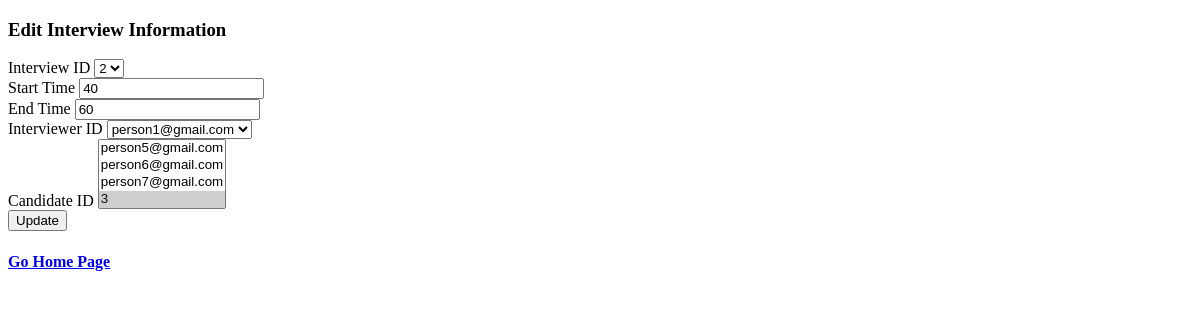
Before: /edit/2 with the older database file.
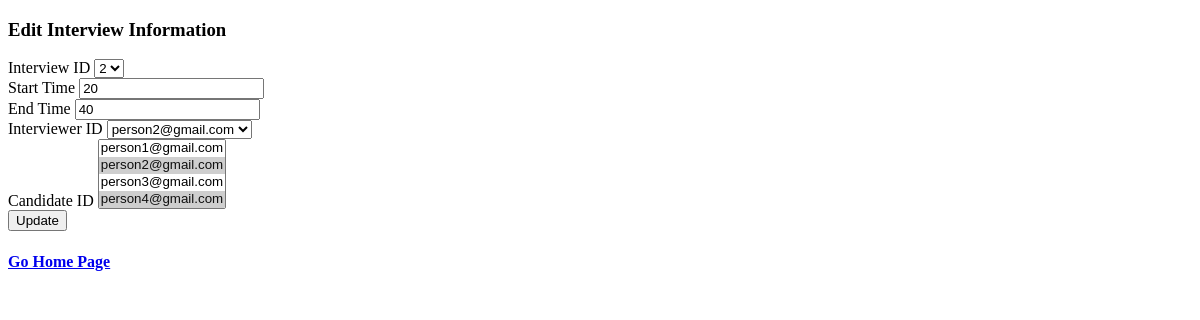
After: the same page with the newer database file.
### tables this page shows
CREATE TABLE "interview" (
	"interview_id"	INTEGER,
	"start_time"	INTEGER NOT NULL,
	"end_time"	INTEGER NOT NULL,
	"interviewer_id"	TEXT NOT NULL,
	PRIMARY KEY("interview_id" AUTOINCREMENT)
);

### app.py (the view)
@app.route('/edit/<interview_id>')
def edit(interview_id):
    user_id = getting_user_id() #// ["email1" : 0, "email2": 0, ...]
    hmap = {}
    for user in user_id:
        hmap[user] = 0
    cmd1 = "SELECT * FROM interview WHERE interview_id = {}".format(interview_id)
    cmd2 = "SELECT candidate_id FROM candidates WHERE interview_id = {}".format(interview_id)
    try:
        with sql.connect('database.db') as con:
            con.row_factory = dict_factory
            curr = con.cursor()
            curr.execute(cmd1)
            rows = curr.fetchall()[0]
            curr.execute(cmd2)
            temp = curr.fetchall()
            for x in temp:
                hmap[x['candidate_id']] = 1
            print(hmap)
    except Exception as ex:
            con.rollback()
            print(ex)
    finally:
        return render_template('edit.html', rows = rows, user_id = user_id, hmap = hmap)
        con.close()

### app.py (called while the page is built)
def dict_factory(cursor, row):
    d = {}
    for idx, col in enumerate(cursor.description):
        d[col[0]] = row[idx]
    return d

def getting_user_id():
    try:
        with sql.connect('database.db') as con:
            con.row_factory = dict_factory
            curr = con.cursor()
            curr.execute("SELECT email_id FROM users")
            rows = curr.fetchall()
            print(rows)
            rows = [ x['email_id'] for x in rows]
            print(rows)
    except Exception as ex:
            con.rollback()
            print(ex)
    finally:
        return rows
        con.close()
    con.close()

### templates/edit.html (shortened to what this page needs)
<!DOCTYPE html>
<html>
    <body>
        <form action="{{url_for('editForm')}}" method="POST">
            <h3>Edit Interview Information</h3>
            Interview ID
            <select name = "interview_id">
                <option value={{rows['interview_id']}} selected>{{rows['interview_id']}}</option>
            </select><br>
            Start Time
            <input type="text" name="start_time" value = {{rows['start_time']}} required/><br>
            End Time
            <input type="text" name="end_time" value = {{rows['end_time']}} required/><br>
            Interviewer ID
            <select name = "interviewer_id" required>
                {% for interviewer in user_id%}
                    {% if interviewer == rows['interviewer_id'] %}
                        <option value={{interviewer}} selected>{{interviewer}}</option>
                    {% else %}
                        <option value={{interviewer}}>{{interviewer}}</option>
                    {% endif %}
                {% endfor %}
            </select><br>
            Candidate ID
            <select name = "candidate_id" multiple required>
                {% for candidate_id, sel in hmap.items()%}
                    {% if sel == 1 %}
                        <option value={{candidate_id}} selected>{{candidate_id}}</option>
                    {% else %}
                        <option value={{candidate_id}}>{{candidate_id}}</option>
                    {% endif %}
                {% endfor %}
            </select><br>
            <input type="submit" value="Update">
        </form>
        <h4><a href="/">Go Home Page</a></h4>
    </body>
</html>

Changed rows visible on the page:
changed interview id 2: start_time "40" → "20"; end_time "60" → "40"
Other visible differences:
form field interviewer_id: "person1@gmail.com" → "person2@gmail.com"
form field candidate_id: "person5@gmail.com / person6@gmail.com / person7@gmail.com / 3 ☑" → "person1@gmail.com / person2@gmail.com ☑ / person3@gmail.com / person4@gmail.com ☑"
